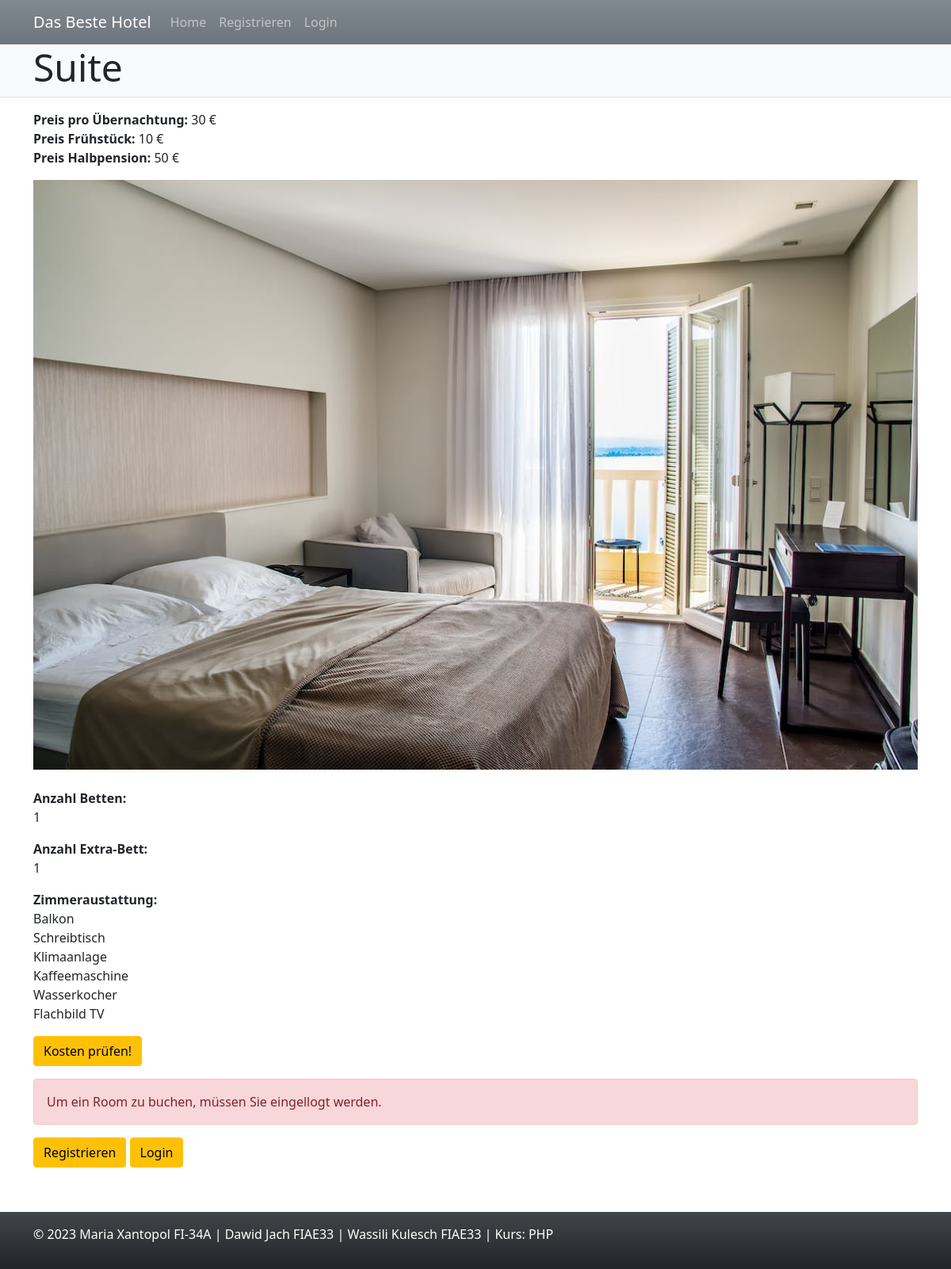
Page /post.php?room_id=2 on the committed database.
### tables this page shows
CREATE TABLE `tbl_rooms` (
  `rooms_id` int(11) NOT NULL,
  `rooms_typ` varchar(10) NOT NULL,
  `rooms_num_beds` tinyint(4) NOT NULL,
  `rooms_img` varchar(100) DEFAULT NULL,
  `rooms_extrabed` tinyint(1) NOT NULL,
  `rooms_equipment` varchar(255) NOT NULL,
  `rooms_price_overnight` decimal(6,2) NOT NULL COMMENT '(Preis pro Übernachtung)',
  `rooms_price_breakfast` decimal(6,2) NOT NULL COMMENT '(Preis Frühstück)',
  `rooms_price_halfboard` decimal(6,2) NOT NULL COMMENT '(Preis Halbpension)'
);

### _header.php (called while the page is built)
<?php
if(is_logged_in()) {
    $nav = array(
        'Home' => 'index.php',
        'Logout' => 'logout.php'
    );
} else {
    $nav = array(
        'Home' => 'index.php',
        'Registrieren' => 'register.php',
        'Login' => 'login.php'
    );
}
$args = array(
    $page_title,
    NULL,
    true,
    $page_header,
    array(
        'Das Beste Hotel',
        $nav
    )
);
get_header( ...$args );

### post.php (the view, shortened to what this page needs)
<?php
require_once( '../maria_dawid_wassili/includes/pdo-connect.inc.php' );
$page_title = 'Hilton - Roomsdetails';
$post_id=$_GET['room_id'];
$sql='SELECT *
    FROM `tbl_rooms`
    JOIN `tbl_bookings`
    ON `bkngs_rooms_id_ref`=`bkngs_id`
    JOIN `tbl_users`
    ON `bkngs_users_id_ref`=`users_id`
    WHERE `rooms_id`=?';
$stmt=$db->prepare($sql);
$stmt->execute([$post_id]);
$post=$stmt->fetch();
$post_title=$post['rooms_typ'];
$page_header = $post_title;
include_once '_header.php';
?>
<article>
    <header>
        <p>
            <?= '<b>Preis pro Übernachtung: </b>' .number_format ($post['rooms_price_overnight']).' €'; ?>   <br>
            <?= '<b>Preis Frühstück: </b>' .number_format ($post['rooms_price_breakfast']).' €'; ?>   <br>
            <?= '<b>Preis Halbpension: </b>' .number_format ($post['rooms_price_halfboard']).' €'; ?>   <br>
        </p>
    </header>
    <main>
        <figure>
            <img class="figure-img img-fluid" src="<?= $post['rooms_img']; ?>">
        </figure>
        <p>
            <?= '<b>Anzahl Betten:</b><br>'.nl2br($post['rooms_num_beds']); ?>
        </p>
        <p>
            <?= '<b>Anzahl Extra-Bett:</b><br>'.nl2br($post['rooms_extrabed']); ?>
        </p>
        <p>
            <?= '<b>Zimmeraustattung:</b><br>'.nl2br($post['rooms_equipment']); ?>
        </p>
    </main>
    <footer>
        <p>
            <a class="btn btn-warning" href="costs_checker.php" target="_blank">Kosten prüfen!</a>
</article>
<article>
    <?php if(!is_logged_in()): ?>
        <header>
            <p class="alert alert-danger">Um ein Room zu buchen, müssen Sie eingellogt werden.</p>
            <p>
                <a href="register.php" class="btn btn-warning" role="button">Registrieren</a>
                <a href="login.php" class="btn btn-warning" role="button">Login</a><br><br>
            </p>
        </header>
    <?php endif ?>
</article>
<?php get_footer_no_fixed_bottom(); ?>

### includes/functions.inc.php (shortened to what this page needs)
<?php
function get_header(
    string $title,
    string|array $css = NULL,
    bool $bootstrap = false,
    string $header = NULL,
    array $nav = NULL,
    bool $fluid = false
){
    $class_fluid = (false === $fluid) ? 'container' : 'container-fluid';
?>
<!DOCTYPE html>
<html lang="de">
<head>
    <?php
    if( $bootstrap ) {
        echo '<link href="https://cdn.jsdelivr.net/npm/bootstrap@5.1.3/dist/css/bootstrap.min.css" rel="stylesheet">' ."\r\n";
    }
    ?>
</head>
<body>
    <?php if(!is_null($nav)) get_nav($nav, $fluid); ?>
    <header class="bg-light bg-gradient border-bottom">
        <div class="<?php echo $class_fluid; ?>">
            <h1 class="display-5"><?php echo (is_null($header)) ? $title : $header; ?></h1>
        </div>
    </header>
    <main class= "<?php echo $class_fluid; ?> py-3">
<?php
}
function get_nav( array $nav, bool $fluid = false ) {
    $class_fluid = (false === $fluid) ? 'container' : 'container-fluid';
?>
<nav class="navbar navbar-expand-lg navbar-dark bg-secondary bg-gradient">
    <div class="<?php echo $class_fluid; ?>">
        <a class="navbar-brand" href="index.php"><?php echo $nav[0]; ?></a>
        <div class="collapse navbar-collapse" id="navbarSupportedContent">
        <ul class="navbar-nav me-auto mb-2 mb-lg-0">
            <?php foreach($nav[1] as $item => $url): ?>
                <?php
                    $class_active = '';
                    $current = '';
                ?>
                <li class="nav-item">
                    <a href="<?php echo $url; ?>" class="nav-link <?php echo $class_active; ?>" <?php echo $current; ?>>
                        <?php echo $item; ?>
                    </a>
                </li>
            <?php endforeach; ?>
        </ul>
        </div>
    </div>
    </nav>
<?php
}
?>
<?php
function get_footer_no_fixed_bottom( bool $fluid = false, bool $bootstrap_js = false ) {
    $class_fluid = (false === $fluid) ? 'container' : 'container-fluid';
 ?>
    </main>
    <footer class="bg-dark bg-gradient text-white py-3">
        <div class=" <?php echo $class_fluid; ?> ">
            <p>&copy; <?php echo date('Y'); ?> Maria Xantopol FI-34A | Dawid Jach FIAE33 | Wassili Kulesch FIAE33 |  Kurs: PHP</p>
        </div>
    </footer>
</body>
</html>
<?php
}
function is_logged_in():bool {
    return isset($_SESSION['user']);
}

### rows in the picture
tbl_rooms: rooms_typ "Suite", rooms_price_overnight "30", rooms_price_breakfast "10", rooms_price_halfboard "50", rooms_img (picture), rooms_num_beds "1", rooms_extrabed "1", rooms_equipment "Balkon Schreibtisch Klimaanlage Kaffeemaschine Wasserkocher Flachbild TV"

### other values in the picture
$nav[0] "Das Beste Hotel"
$item "Home"
$item "Registrieren"
$item "Login"
